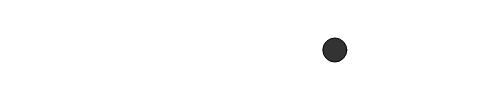
Frame 1 (no input)
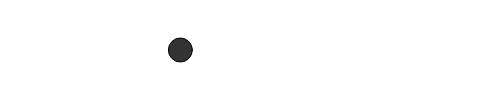
Frame 60 (no input)
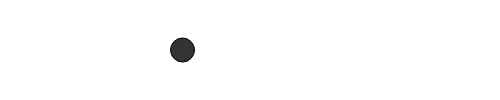
Frame 120 (the mouse pressed at the canvas centre since frame 60)

The p5.js sketch that drew these frames (run headless with seeded random() and noise() and a simulated clock; from frame 60 on, the mouse is pressed at the canvas centre):

// p5.js sketch
// ── sketch.js
let time = 0;
let width = 500;
let length = 500;
function setup() 
{
	createCanvas(width,height);
	frameRate(30);
}

function draw() 
{
	clear();
	fill(51);
	//var numOfCircles = 0;
	//ellipse(50, 50, 80, 80);

	let x = noise(time/100) * width;
	let y = height/2;

	ellipse(x,y,24,24);
	time+=1;
}
